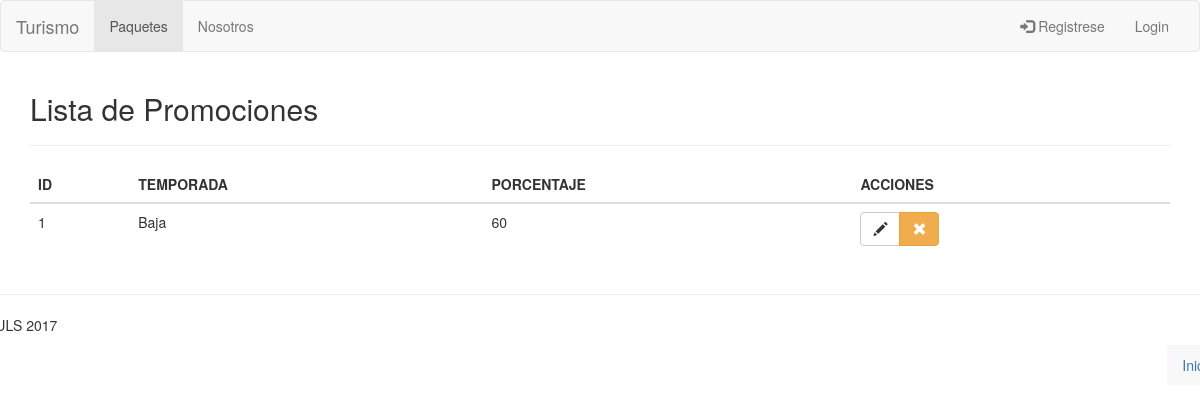
Page /listaPromociones.php on the committed database.
### tables this page shows
CREATE TABLE IF NOT EXISTS `promociones` (
  `idPromocion` int(11) NOT NULL AUTO_INCREMENT,
  `temporada` varchar(50) NOT NULL DEFAULT '0',
  `porcentaje` int(11) NOT NULL DEFAULT 0,
  PRIMARY KEY (`idPromocion`)
);

### Promocion.php (called while the page is built, shortened)
<?php
	class Promocion
	{
		private $idPromocion, $temporada, $porcentaje;
		function __construct($temporada, $porcentaje,$id=null)
		{
			$this->temporada= $temporada;
			$this->porcentaje=$porcentaje;
			$this->idPromocion=$id;
		}
		public function getTemporada()
		{
			return $this->temporada;
		}
		public function getPorcentaje()
		{
			return $this->porcentaje;
		}
		public function getIdPromocion()
		{
			return $this->idPromocion;
		}
		static public function seleccionarTodo()
		{
			$pdo = Conexion::conectar();
			$sql='SELECT * FROM promociones';
			$stn = $pdo->prepare($sql);
			$stn->execute();
			return $stn->FetchAll(PDO::FETCH_CLASS|PDO::FETCH_PROPS_LATE,'Promocion',array('temp','porcentaje'));
		}
	}
 ?>

### listaPromociones.php (the view, shortened to what this page needs)
<?php include('parciales/cabecera.php') ?>
<?php include('parciales/foot_cabecera.php') ?>
		<?php include('parciales/menu.php');
				include('Promocion.php');
				$arr = Promocion::seleccionarTodo();
		?>
		<div class="container">
			<div class="row">
				<div class="col-xs-12 col-sm-12 col-md-12 col-lg-12">
					<h2>Lista de Promociones</h2>
					<hr>
				</div>
			</div>
			<div class="row">
				<div class="col-xs-12 col-sm-12 col-md-12 col-lg-12">
					<table class="table">
						<thead>
							<tr>
								<th>ID</th>
								<th>TEMPORADA</th>
								<th>PORCENTAJE</th>
								<th>ACCIONES</th>
							</tr>
						</thead>
						<tbody>
							<?php foreach ($arr as $prom) { ?>
							<tr>
								<td><?=$prom->getIdPromocion()?></td>
								<td><?=$prom->getTemporada()?></td>
								<td><?=$prom->getPorcentaje()?></td>
								<td>
									<div class="btn-group">
									<a href="formPromocion.php?id=<?=$prom->getIdPromocion()?>" class="btn btn-default"><span class="glyphicon glyphicon-pencil"></span></a>
									<a href="eliminarPromocion.php?id=<?=$prom->getIdPromocion()?>" class="btn btn-warning"><span class="glyphicon glyphicon-remove"></span></a>
									</div>
								</td>
							</tr>
							<?php } ?>
						</tbody>
					</table>
				</div>
			</div>
		</div>
		<?php include('parciales/cabecera_footer.php') ?>
<?php include('parciales/footer.php') ?>

### rows in the picture
promociones: idPromocion "1", temporada "Baja", porcentaje "60"
